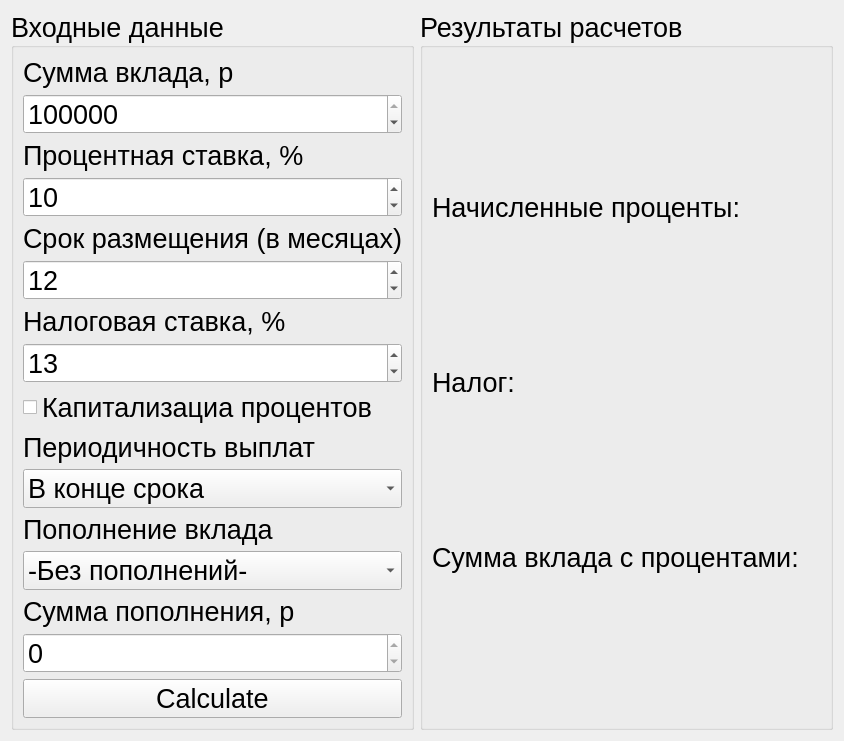
      <widget class="QWidget" name="tab_3">
       <attribute name="title">
        <string>Deposit</string>
       </attribute>
       <layout class="QGridLayout" name="gridLayout_10">
        <item row="0" column="0">
         <widget class="QGroupBox" name="groupBox_3">
          <property name="font">
           <font>
            <pointsize>20</pointsize>
           </font>
          </property>
          <property name="title">
           <string>Входные данные</string>
          </property>
          <layout class="QVBoxLayout" name="verticalLayout_2">
           <item>
            <widget class="QLabel" name="label_14">
             <property name="sizePolicy">
              <sizepolicy hsizetype="Preferred" vsizetype="Maximum">
               <horstretch>0</horstretch>
               <verstretch>0</verstretch>
              </sizepolicy>
             </property>
             <property name="font">
              <font>
               <pointsize>20</pointsize>
              </font>
             </property>
             <property name="text">
              <string>Сумма вклада, р</string>
             </property>
            </widget>
           </item>
           <item>
            <widget class="QSpinBox" name="spinBox_4">
             <property name="sizePolicy">
              <sizepolicy hsizetype="Preferred" vsizetype="Maximum">
               <horstretch>0</horstretch>
               <verstretch>0</verstretch>
              </sizepolicy>
             </property>
             <property name="font">
              <font>
               <pointsize>20</pointsize>
              </font>
             </property>
             <property name="minimum">
              <number>3000</number>
             </property>
             <property name="maximum">
              <number>100000000</number>
             </property>
             <property name="value">
              <number>300000</number>
             </property>
             <property name="displayIntegerBase">
              <number>10</number>
             </property>
            </widget>
           </item>
           <item>
            <widget class="QLabel" name="label_29">
             <property name="sizePolicy">
              <sizepolicy hsizetype="Preferred" vsizetype="Maximum">
               <horstretch>0</horstretch>
               <verstretch>0</verstretch>
              </sizepolicy>
             </property>
             <property name="font">
              <font>
               <pointsize>20</pointsize>
              </font>
             </property>
             <property name="text">
              <string>Процентная ставка, %</string>
             </property>
            </widget>
           </item>
           <item>
            <widget class="QSpinBox" name="spinBox_10">
             <property name="sizePolicy">
              <sizepolicy hsizetype="Preferred" vsizetype="Maximum">
               <horstretch>0</horstretch>
               <verstretch>0</verstretch>
              </sizepolicy>
             </property>
             <property name="font">
              <font>
               <pointsize>20</pointsize>
              </font>
             </property>
             <property name="minimum">
              <number>1</number>
             </property>
             <property name="maximum">
              <number>1000</number>
             </property>
             <property name="stepType">
              <enum>QAbstractSpinBox::DefaultStepType</enum>
             </property>
             <property name="value">
              <number>10</number>
             </property>
            </widget>
           </item>
           <item>
            <widget class="QLabel" name="label_30">
             <property name="sizePolicy">
              <sizepolicy hsizetype="Preferred" vsizetype="Maximum">
               <horstretch>0</horstretch>
               <verstretch>0</verstretch>
              </sizepolicy>
             </property>
             <property name="font">
              <font>
               <pointsize>20</pointsize>
              </font>
             </property>
             <property name="text">
              <string>Срок размещения (в месяцах)</string>
             </property>
            </widget>
           </item>
           <item>
            <widget class="QSpinBox" name="spinBox_9">
             <property name="sizePolicy">
              <sizepolicy hsizetype="Preferred" vsizetype="Maximum">
               <horstretch>0</horstretch>
               <verstretch>0</verstretch>
              </sizepolicy>
             </property>
             <property name="font">
              <font>
               <pointsize>20</pointsize>
              </font>
             </property>
             <property name="minimum">
              <number>1</number>
             </property>
             <property name="maximum">
              <number>100</number>
             </property>
             <property name="value">
              <number>12</number>
             </property>
            </widget>
           </item>
           <item>
            <widget class="QLabel" name="label_32">
             <property name="sizePolicy">
              <sizepolicy hsizetype="Preferred" vsizetype="Maximum">
               <horstretch>0</horstretch>
               <verstretch>0</verstretch>
              </sizepolicy>
             </property>
             <property name="font">
              <font>
               <pointsize>20</pointsize>
              </font>
             </property>
             <property name="text">
              <string>Налоговая ставка, %</string>
             </property>
            </widget>
           </item>
           <item>
            <widget class="QSpinBox" name="spinBox_11">
             <property name="sizePolicy">
              <sizepolicy hsizetype="Preferred" vsizetype="Maximum">
               <horstretch>0</horstretch>
               <verstretch>0</verstretch>
              </sizepolicy>
             </property>
             <property name="font">
              <font>
               <pointsize>20</pointsize>
              </font>
             </property>
             <property name="minimum">
              <number>1</number>
             </property>
             <property name="maximum">
              <number>1000</number>
             </property>
             <property name="stepType">
              <enum>QAbstractSpinBox::DefaultStepType</enum>
             </property>
             <property name="value">
              <number>13</number>
             </property>
            </widget>
           </item>
           <item>
            <widget class="QCheckBox" name="checkBox">
             <property name="sizePolicy">
              <sizepolicy hsizetype="Preferred" vsizetype="Maximum">
               <horstretch>0</horstretch>
               <verstretch>0</verstretch>
              </sizepolicy>
             </property>
             <property name="text">
              <string>Капитализациа процентов</string>
             </property>
            </widget>
           </item>
           <item>
            <widget class="QLabel" name="label_31">
             <property name="sizePolicy">
              <sizepolicy hsizetype="Preferred" vsizetype="Maximum">
               <horstretch>0</horstretch>
               <verstretch>0</verstretch>
              </sizepolicy>
             </property>
             <property name="text">
              <string>Периодичность выплат</string>
             </property>
            </widget>
           </item>
           <item>
            <widget class="QComboBox" name="comboBox_3">
             <property name="sizePolicy">
              <sizepolicy hsizetype="Preferred" vsizetype="Maximum">
               <horstretch>0</horstretch>
               <verstretch>0</verstretch>
              </sizepolicy>
             </property>
             <item>
              <property name="text">
               <string>В конце срока</string>
              </property>
             </item>
             <item>
              <property name="text">
               <string>Раз в месяц</string>
              </property>
             </item>
             <item>
              <property name="text">
               <string>Раз в квартал</string>
              </property>
             </item>
             <item>
              <property name="text">
               <string>Раз в полгода</string>
              </property>
             </item>
             <item>
              <property name="text">
               <string>Раз в год</string>
              </property>
             </item>
            </widget>
           </item>
           <item>
            <widget class="QLabel" name="label_15">
             <property name="sizePolicy">
              <sizepolicy hsizetype="Preferred" vsizetype="Maximum">
               <horstretch>0</horstretch>
               <verstretch>0</verstretch>
              </sizepolicy>
             </property>
             <property name="text">
              <string>Пополнение вклада</string>
             </property>
            </widget>
           </item>
           <item>
            <widget class="QComboBox" name="comboBox_2">
             <property name="sizePolicy">
              <sizepolicy hsizetype="Preferred" vsizetype="Maximum">
               <horstretch>0</horstretch>
               <verstretch>0</verstretch>
              </sizepolicy>
             </property>
             <item>
              <property name="text">
               <string>-Без пополнений-</string>
              </property>
             </item>
             <item>
              <property name="text">
               <string>Раз в месяц</string>
              </property>
             </item>
             <item>
              <property name="text">
               <string>Раз в каартал</string>
              </property>
             </item>
             <item>
              <property name="text">
               <string>Раз в полгода</string>
              </property>
             </item>
             <item>
              <property name="text">
               <string>Раз в год</string>
              </property>
             </item>
            </widget>
           </item>
           <item>
            <widget class="QLabel" name="label_16">
             <property name="sizePolicy">
              <sizepolicy hsizetype="Preferred" vsizetype="Maximum">
               <horstretch>0</horstretch>
               <verstretch>0</verstretch>
              </sizepolicy>
             </property>
             <property name="text">
              <string>Сумма пополнения, р</string>
             </property>
            </widget>
           </item>
           <item>
            <widget class="QSpinBox" name="spinBox_5">
             <property name="sizePolicy">
              <sizepolicy hsizetype="Minimum" vsizetype="Maximum">
               <horstretch>0</horstretch>
               <verstretch>0</verstretch>
              </sizepolicy>
             </property>
             <property name="readOnly">
              <bool>false</bool>
             </property>
             <property name="maximum">
              <number>0</number>
             </property>
            </widget>
           </item>
           <item>
            <widget class="QPushButton" name="pushButton_34">
             <property name="sizePolicy">
              <sizepolicy hsizetype="Preferred" vsizetype="Maximum">
               <horstretch>0</horstretch>
               <verstretch>0</verstretch>
              </sizepolicy>
             </property>
             <property name="font">
              <font>
               <pointsize>20</pointsize>
              </font>
             </property>
             <property name="text">
              <string>Calculate</string>
             </property>
            </widget>
           </item>
          </layout>
         </widget>
        </item>
        <item row="0" column="1">
         <widget class="QGroupBox" name="groupBox_4">
          <property name="font">
           <font>
            <pointsize>20</pointsize>
           </font>
          </property>
          <property name="title">
           <string>Результаты расчетов</string>
          </property>
          <layout class="QGridLayout" name="gridLayout_6">
           <property name="topMargin">
            <number>0</number>
           </property>
           <property name="verticalSpacing">
            <number>0</number>
           </property>
           <item row="0" column="0">
            <widget class="QLabel" name="label_17">
             <property name="sizePolicy">
              <sizepolicy hsizetype="Preferred" vsizetype="Maximum">
               <horstretch>0</horstretch>
               <verstretch>0</verstretch>
              </sizepolicy>
             </property>
             <property name="text">
              <string>Начисленные проценты:</string>
             </property>
            </widget>
           </item>
           <item row="0" column="1">
            <widget class="QLabel" name="label_20">
             <property name="sizePolicy">
              <sizepolicy hsizetype="Preferred" vsizetype="Maximum">
               <horstretch>0</horstretch>
               <verstretch>0</verstretch>
              </sizepolicy>
             </property>
             <property name="text">
              <string/>
             </property>
            </widget>
           </item>
           <item row="3" column="1">
            <widget class="QLabel" name="label_22">
             <property name="sizePolicy">
              <sizepolicy hsizetype="Preferred" vsizetype="Maximum">
               <horstretch>0</horstretch>
               <verstretch>0</verstretch>
              </sizepolicy>
             </property>
             <property name="text">
              <string/>
             </property>
            </widget>
           </item>
           <item row="1" column="0">
            <widget class="QLabel" name="label_19">
             <property name="sizePolicy">
              <sizepolicy hsizetype="Preferred" vsizetype="Maximum">
               <horstretch>0</horstretch>
               <verstretch>0</verstretch>
              </sizepolicy>
             </property>
             <property name="text">
              <string>Налог:</string>
             </property>
            </widget>
           </item>
           <item row="3" column="0">
            <widget class="QLabel" name="label_18">
             <property name="sizePolicy">
              <sizepolicy hsizetype="Preferred" vsizetype="Maximum">
               <horstretch>0</horstretch>
               <verstretch>0</verstretch>
              </sizepolicy>
             </property>
             <property name="text">
              <string>Сумма вклада с процентами:</string>
             </property>
            </widget>
           </item>
           <item row="1" column="1">
            <widget class="QLabel" name="label_21">
             <property name="sizePolicy">
              <sizepolicy hsizetype="Preferred" vsizetype="Maximum">
               <horstretch>0</horstretch>
               <verstretch>0</verstretch>
              </sizepolicy>
             </property>
             <property name="text">
              <string/>
             </property>
            </widget>
           </item>
          </layout>
         </widget>
        </item>
       </layout>
      </widget>
